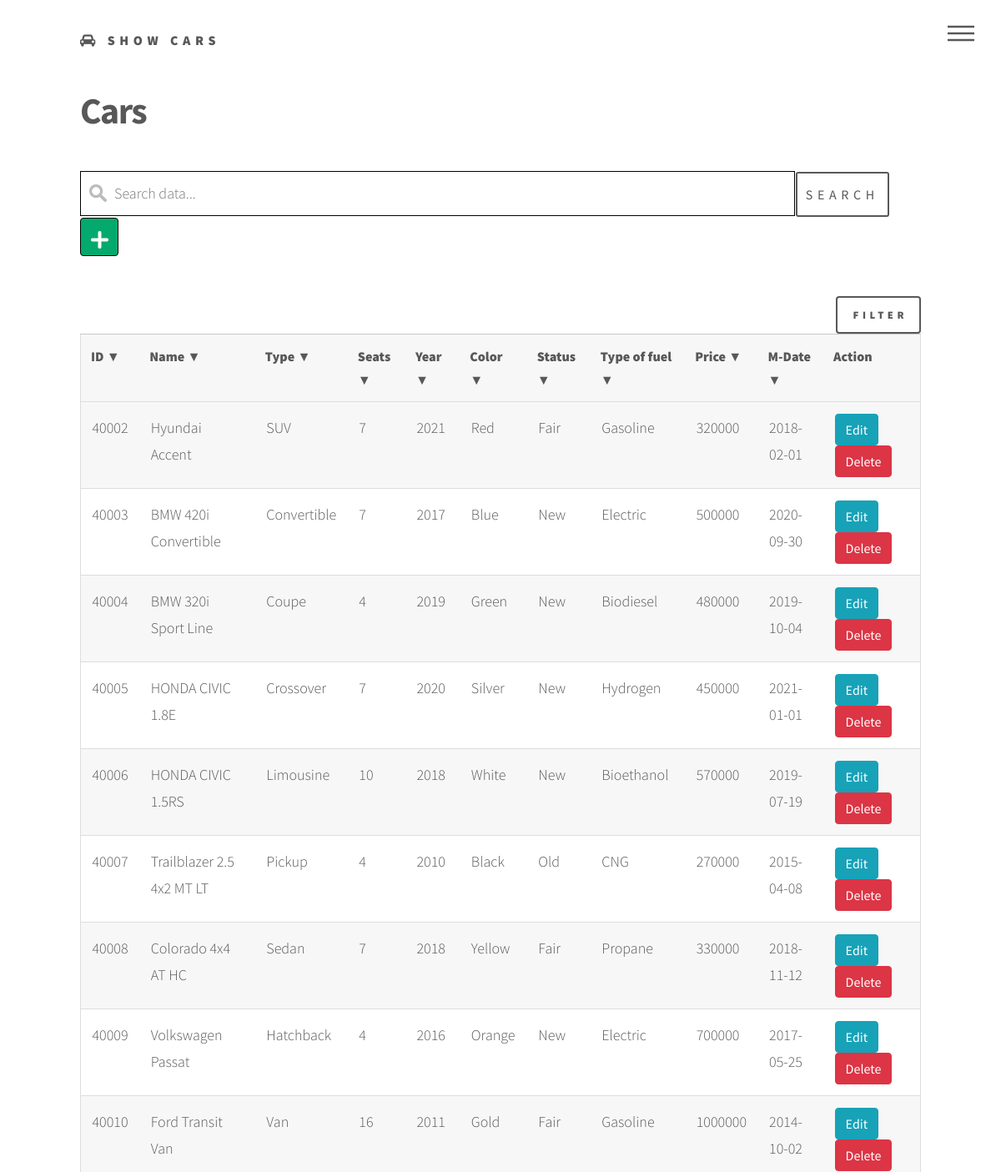
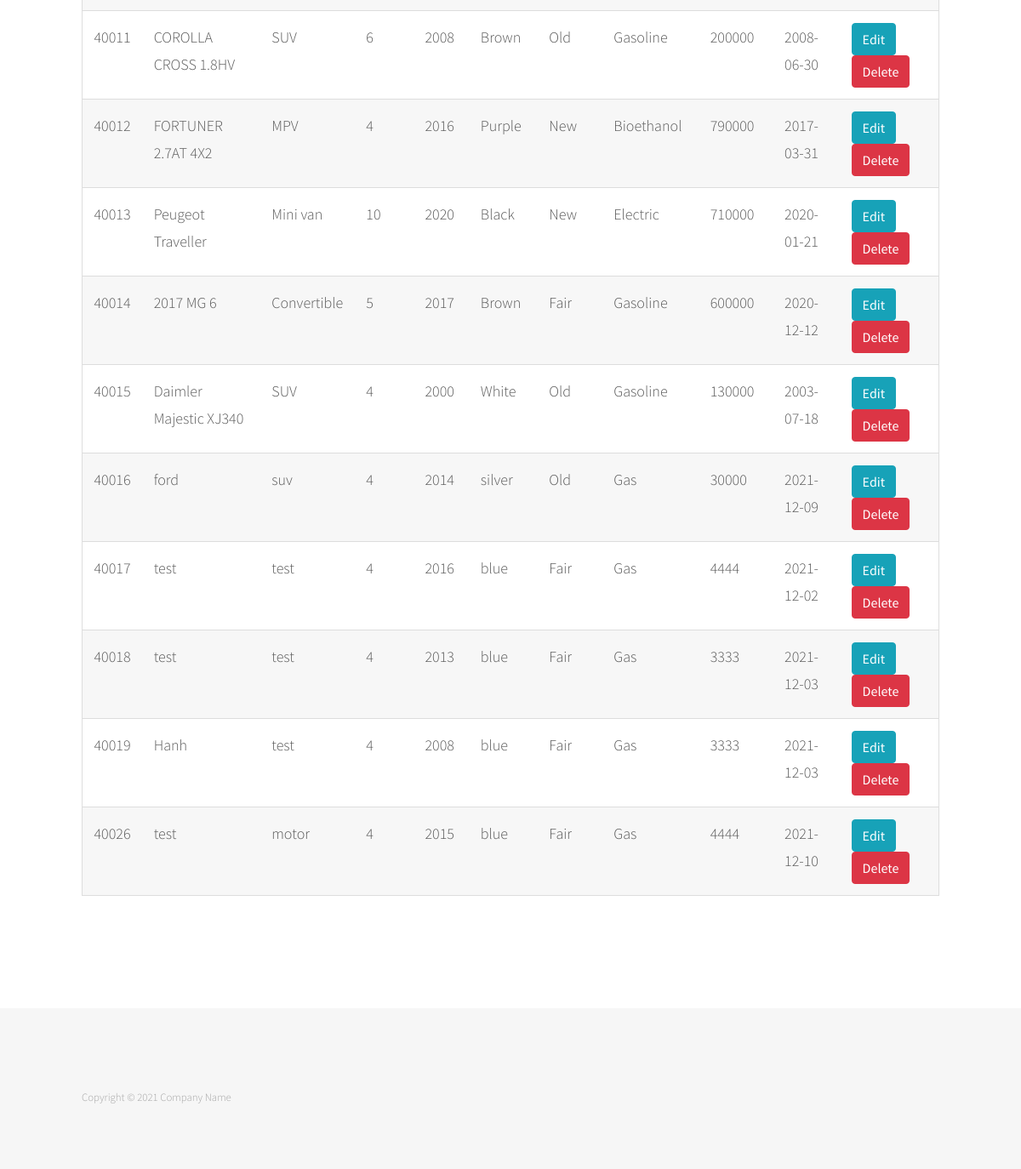
The page /information/car.php on the database its author committed (2 pictures, top to bottom).
### tables this page shows
CREATE TABLE `car` (
  `cid` int(11) NOT NULL,
  `mid` int(11) DEFAULT NULL,
  `cuid` int(11) DEFAULT NULL,
  `name` varchar(50) DEFAULT NULL,
  `type` varchar(20) DEFAULT NULL,
  `seats` int(11) DEFAULT NULL,
  `year` year(4) DEFAULT NULL,
  `price` int(11) DEFAULT NULL,
  `color` varchar(20) DEFAULT NULL,
  `status` varchar(10) DEFAULT NULL,
  `type_of_fuel` varchar(10) DEFAULT NULL,
  `manufacturer_date` date DEFAULT NULL
);

### information/car.php (the view, shortened to what this page needs)
<?php
if (isset($_POST['search'])) {
    $valueToSearch = $_POST['valueToSearch'];
    $sql = "SELECT `cid`, `name` as name, `type` as type, `seats`, `year` as year, `price` as price, `status`, `color`, `type_of_fuel`, `manufacturer_date` as `m_date`
     FROM `car` WHERE CONCAT(`cid`, `name`, `type`, `seats`, `year`, `price`, `color`, `status`, `type_of_fuel`, `manufacturer_date`) LIKE '%$valueToSearch%'";
    $result = filterTable($sql);
} else {
    $sql = 'SELECT `cid`, `name` as name, `type` as type, `seats`, `year` as year, `price` as price, `status`, `color`, `type_of_fuel`, `manufacturer_date` as `m_date` FROM `car`';
    $result = filterTable($sql);
}
function filterTable($sql)
{
    $conn = mysqli_connect("localhost", "root", "", "cmm");
    $filter_Result = mysqli_query($conn, $sql);
    return $filter_Result;
}
?>
<!DOCTYPE html>
<html>
<head>
    <link rel="stylesheet" href="../assets/bootstrap/css/bootstrap.min.css" />
    <link rel="stylesheet" href="../assets/css/main.css" />
</head>
<body class="is-preload">
    <div id="wrapper">
        <header id="header">
            <div class="inner">
                <a href="car.php" class="logo">
                    <span class="fa fa-car"></span> <span class="title">Show Cars</span>
                </a>
                <nav>
                    <ul>
                        <li><a href="#menu">Menu</a></li>
                    </ul>
                </nav>
            </div>
        </header>
        <div id="main">
            <div class="inner">
                <h1>Cars</h1>
                <td>
                    <form action="car.php" method="post">
                        <div class="input-group mb-3">
                            <input type="text" name="valueToSearch" class="myInput" placeholder="Search data...">
                            <button type="submit" name="search" class="btn">Search</button>
                            <a class="btnAdd" href="../function/add_car.php" style="float:right;"></a>
                        </div>
                    </form>
                    <button id="myBtn" style="float:right;">Filter</button>
                    <table id="table" class="myTable" >
                        <head>
                            <tr>
                                <th onclick="sortTable(0)">ID ▼</th>
                                <th onclick="sortTable(1)">Name ▼</th>
                                <th onclick="sortTable(2)">Type ▼</th>
                                <th onclick="sortTable(3)">Seats ▼</th>
                                <th onclick="sortTable(4)">Year ▼</th>
                                <th onclick="sortTable(5)">Color ▼</th>
                                <th onclick="sortTable(6)">Status ▼</th>
                                <th onclick="sortTable(7)">Type of fuel ▼</th>
                                <th onclick="sortTable(8)">Price ▼</th>
                                <th onclick="sortTable(9)">M-Date ▼</th>
                                <th>Action</th>
                            </tr>
                        </head>
                        <tbody>
                            <?php
                            if ($result->num_rows > 0) {
                                while ($row = $result->fetch_assoc()) {
                            ?>
                                    <tr>
                                        <td><?php echo $row['cid']; ?> </td>
                                        <td><?php echo $row['name']; ?> </td>
                                        <td><?php echo $row['type']; ?> </td>
                                        <td><?php echo $row['seats']; ?> </td>
                                        <td><?php echo $row['year']; ?> </td>
                                        <td><?php echo $row['color']; ?> </td>
                                        <td><?php echo $row['status']; ?> </td>
                                        <td><?php echo $row['type_of_fuel']; ?> </td>
                                        <td><?php echo $row['price']; ?> </td>
                                        <td><?php echo $row['m_date']; ?> </td>
                                        <td><a class="btn btn-info" href="../function/update_car.php?cid=<?php echo $row['cid']; ?>">
                                                Edit</a>
                                            &nbsp;<a class="btn btn-danger" href="../function/delete_car.php?cid=<?php echo $row['cid']; ?>">
                                                Delete</a></td>
                                    </tr>
                            <?php }
                            }
                            ?>
                        </tbody>
                    </table>
            </div>
        </div>
        <footer id="footer">
            <div class="inner">
                <ul class="copyright">
                    <li>Copyright © 2021 Company Name </li>
                </ul>
            </div>
        </footer>
    </div>
</body>
</html>

### rows shown on the page
car: cid "40002", name "Hyundai Accent", type "SUV", seats "7", year "2021", color "Red", status "Fair", type_of_fuel "Gasoline", price "320000", manufacturer_date "2018-02-01"
car: cid "40003", name "BMW 420i Convertible", type "Convertible", seats "7", year "2017", color "Blue", status "New", type_of_fuel "Electric", price "500000", manufacturer_date "2020-09-30"
car: cid "40004", name "BMW 320i Sport Line", type "Coupe", seats "4", year "2019", color "Green", status "New", type_of_fuel "Biodiesel", price "480000", manufacturer_date "2019-10-04"
car: cid "40005", name "HONDA CIVIC 1.8E", type "Crossover", seats "7", year "2020", color "Silver", status "New", type_of_fuel "Hydrogen", price "450000", manufacturer_date "2021-01-01"
car: cid "40006", name "HONDA CIVIC 1.5RS", type "Limousine", seats "10", year "2018", color "White", status "New", type_of_fuel "Bioethanol", price "570000", manufacturer_date "2019-07-19"
car: cid "40007", name "Trailblazer 2.5 4x2 MT LT", type "Pickup", seats "4", year "2010", color "Black", status "Old", type_of_fuel "CNG", price "270000", manufacturer_date "2015-04-08"
car: cid "40008", name "Colorado 4x4 AT HC", type "Sedan", seats "7", year "2018", color "Yellow", status "Fair", type_of_fuel "Propane", price "330000", manufacturer_date "2018-11-12"
car: cid "40009", name "Volkswagen Passat", type "Hatchback", seats "4", year "2016", color "Orange", status "New", type_of_fuel "Electric", price "700000", manufacturer_date "2017-05-25"
car: cid "40010", name "Ford Transit Van", type "Van", seats "16", year "2011", color "Gold", status "Fair", type_of_fuel "Gasoline", price "1000000", manufacturer_date "2014-10-02"
car: cid "40011", name "COROLLA CROSS 1.8HV", type "SUV", seats "6", year "2008", color "Brown", status "Old", type_of_fuel "Gasoline", price "200000", manufacturer_date "2008-06-30"
car: cid "40012", name "FORTUNER 2.7AT 4X2", type "MPV", seats "4", year "2016", color "Purple", status "New", type_of_fuel "Bioethanol", price "790000", manufacturer_date "2017-03-31"
car: cid "40013", name "Peugeot Traveller", type "Mini van", seats "10", year "2020", color "Black", status "New", type_of_fuel "Electric", price "710000", manufacturer_date "2020-01-21"
car: cid "40014", name "2017 MG 6", type "Convertible", seats "5", year "2017", color "Brown", status "Fair", type_of_fuel "Gasoline", price "600000", manufacturer_date "2020-12-12"
car: cid "40015", name "Daimler Majestic XJ340", type "SUV", seats "4", year "2000", color "White", status "Old", type_of_fuel "Gasoline", price "130000", manufacturer_date "2003-07-18"
car: cid "40016", name "ford", type "suv", seats "4", year "2014", color "silver", status "Old", type_of_fuel "Gas", price "30000", manufacturer_date "2021-12-09"
car: cid "40017", name "test", type "test", seats "4", year "2016", color "blue", status "Fair", type_of_fuel "Gas", price "4444", manufacturer_date "2021-12-02"
car: cid "40018", name "test", type "test", seats "4", year "2013", color "blue", status "Fair", type_of_fuel "Gas", price "3333", manufacturer_date "2021-12-03"
car: cid "40019", name "Hanh", type "test", seats "4", year "2008", color "blue", status "Fair", type_of_fuel "Gas", price "3333", manufacturer_date "2021-12-03"
car: cid "40026", name "test", type "motor", seats "4", year "2015", color "blue", status "Fair", type_of_fuel "Gas", price "4444", manufacturer_date "2021-12-10"
